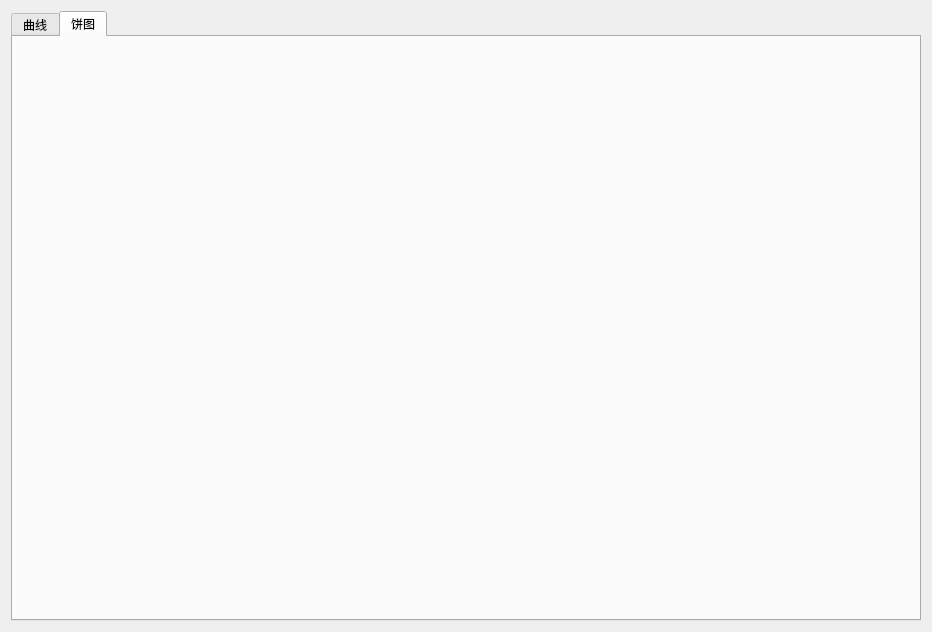
<?xml version="1.0" encoding="UTF-8"?>
<ui version="4.0">
 <class>MainWidget</class>
 <widget class="QWidget" name="MainWidget">
  <property name="geometry">
   <rect>
    <x>0</x>
    <y>0</y>
    <width>932</width>
    <height>632</height>
   </rect>
  </property>
  <property name="windowTitle">
   <string>Form</string>
  </property>
  <layout class="QHBoxLayout" name="horizontalLayout_2">
   <item>
    <widget class="QTabWidget" name="ChartTab">
     <property name="currentIndex">
      <number>1</number>
     </property>
     <widget class="QWidget" name="linetab">
      <attribute name="title">
       <string>曲线</string>
      </attribute>
      <layout class="QHBoxLayout" name="horizontalLayout">
       <item>
        <widget class="QTabWidget" name="linetabWidget">
         <property name="currentIndex">
          <number>-1</number>
         </property>
        </widget>
       </item>
      </layout>
     </widget>
     <widget class="QWidget" name="pietab">
      <attribute name="title">
       <string>饼图</string>
      </attribute>
      <layout class="QHBoxLayout" name="horizontalLayout_3"/>
     </widget>
    </widget>
   </item>
  </layout>
 </widget>
 <resources/>
 <connections/>
</ui>
